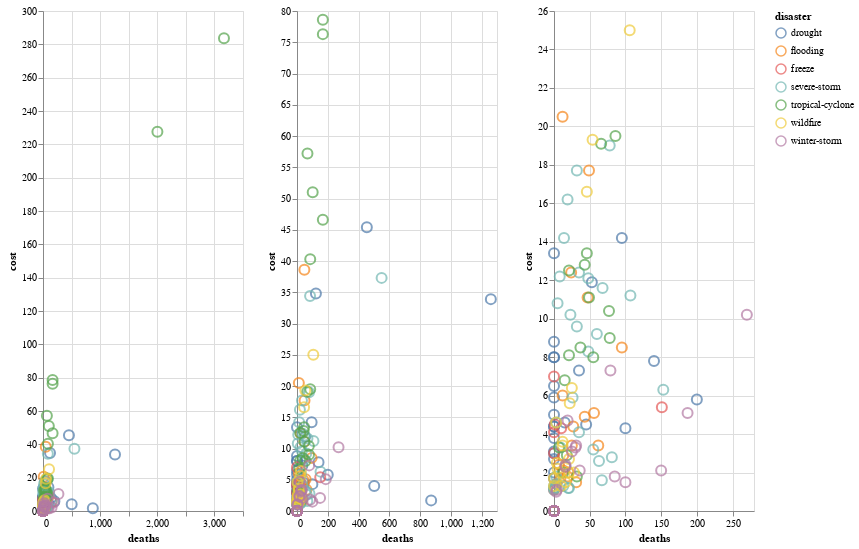

The notebook cell saved with this chart:
### Code cell
alt.hconcat(full_plot, red_plot1, red_plot2)

### Figure 1 — Vega-Lite specification as saved in the notebook (floating-point values rounded to 4 significant figures; data arrays with more than 128 entries replaced by an {"elided": "..."} marker saying what was removed)
{"config": {"view": {"continuousWidth": 400, "continuousHeight": 300}}, "hconcat": [{"mark": {"type": "point", "size": 100}, "encoding": {"color": {"type": "nominal", "field": "disaster"}, "x": {"type": "quantitative", "field": "deaths"}, "y": {"type": "quantitative", "field": "cost"}}, "height": 500, "transform": [{"filter": "(datum.disaster !== 'all-disasters')"}], "width": 200}, {"mark": {"type": "point", "size": 100}, "encoding": {"color": {"type": "nominal", "field": "disaster"}, "x": {"type": "quantitative", "field": "deaths"}, "y": {"type": "quantitative", "field": "cost"}}, "height": 500, "transform": [{"filter": "(datum.disaster !== 'all-disasters')"}, {"filter": "(datum.cost < 200)"}], "width": 200}, {"mark": {"type": "point", "size": 100}, "encoding": {"color": {"type": "nominal", "field": "disaster"}, "x": {"type": "quantitative", "field": "deaths"}, "y": {"type": "quantitative", "field": "cost"}}, "height": 500, "transform": [{"filter": "(datum.disaster !== 'all-disasters')"}, {"filter": "(datum.cost < 30)"}, {"filter": "(datum.deaths < 400)"}], "width": 200}], "data": {"name": "data-320d8419abadb78116257ff08d3928f0"}, "$schema": "https://vega.github.io/schema/vega-lite/v4.8.1.json", "datasets": {"data-320d8419abadb78116257ff08d3928f0": {"elided": "328 records"}}}
